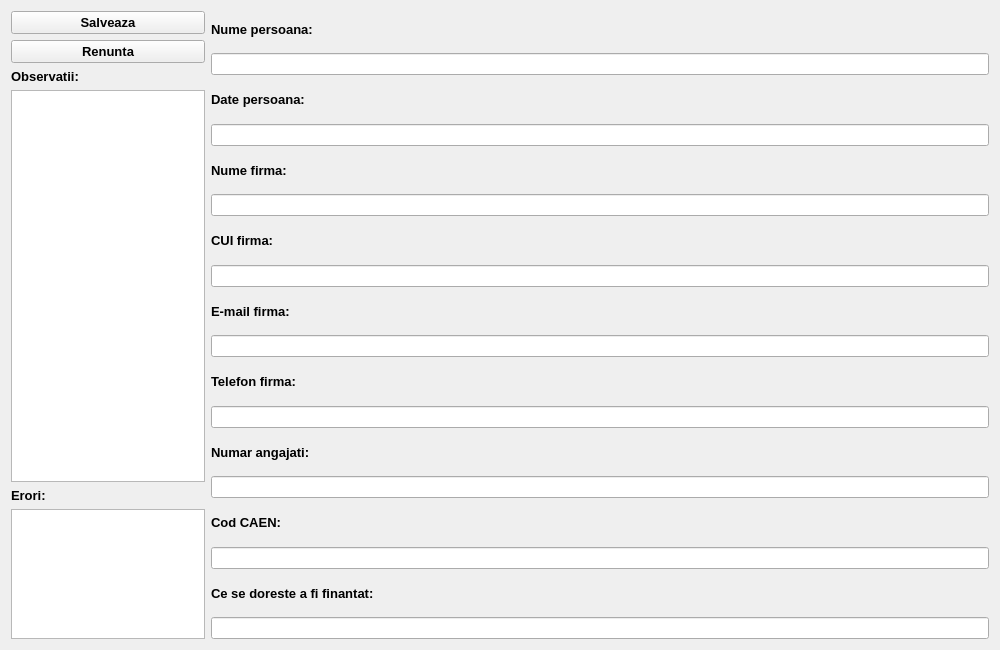
<?xml version="1.0" encoding="UTF-8"?>
<ui version="4.0">
 <class>Qmain_add_entry</class>
 <widget class="QWidget" name="Qmain_add_entry">
  <property name="geometry">
   <rect>
    <x>0</x>
    <y>0</y>
    <width>1000</width>
    <height>650</height>
   </rect>
  </property>
  <property name="windowTitle">
   <string>qtCRMInterface</string>
  </property>
  <layout class="QGridLayout" name="gridLayout">
   <item row="0" column="0">
    <layout class="QHBoxLayout" name="Qhorz_layout_main" stretch="1,4">
     <item>
      <layout class="QVBoxLayout" name="Qvert_layout_actions" stretch="1,1,0,3,0,1">
       <item>
        <widget class="QPushButton" name="Qbutton_save">
         <property name="font">
          <font>
           <pointsize>10</pointsize>
           <weight>75</weight>
           <bold>true</bold>
          </font>
         </property>
         <property name="cursor">
          <cursorShape>PointingHandCursor</cursorShape>
         </property>
         <property name="text">
          <string>Salveaza</string>
         </property>
        </widget>
       </item>
       <item>
        <widget class="QPushButton" name="Qbutton_abort">
         <property name="font">
          <font>
           <pointsize>10</pointsize>
           <weight>75</weight>
           <bold>true</bold>
          </font>
         </property>
         <property name="cursor">
          <cursorShape>PointingHandCursor</cursorShape>
         </property>
         <property name="text">
          <string>Renunta</string>
         </property>
        </widget>
       </item>
       <item>
        <widget class="QLabel" name="Qlabel_obs">
         <property name="font">
          <font>
           <pointsize>10</pointsize>
           <weight>75</weight>
           <bold>true</bold>
          </font>
         </property>
         <property name="text">
          <string>Observatii:</string>
         </property>
        </widget>
       </item>
       <item>
        <widget class="QPlainTextEdit" name="Qtext_obs"/>
       </item>
       <item>
        <widget class="QLabel" name="Qlabel_error">
         <property name="font">
          <font>
           <pointsize>10</pointsize>
           <weight>75</weight>
           <bold>true</bold>
          </font>
         </property>
         <property name="text">
          <string>Erori:</string>
         </property>
        </widget>
       </item>
       <item>
        <widget class="QPlainTextEdit" name="Qtext_error">
         <property name="cursor" stdset="0">
          <cursorShape>ForbiddenCursor</cursorShape>
         </property>
         <property name="readOnly">
          <bool>true</bool>
         </property>
        </widget>
       </item>
      </layout>
     </item>
     <item>
      <layout class="QVBoxLayout" name="Qvert_layout_boxes">
       <item>
        <layout class="QVBoxLayout" name="Qlayout_name_p" stretch="0,0">
         <item>
          <widget class="QLabel" name="Qlabel_name_p">
           <property name="font">
            <font>
             <pointsize>10</pointsize>
             <weight>75</weight>
             <bold>true</bold>
            </font>
           </property>
           <property name="text">
            <string>Nume persoana:</string>
           </property>
          </widget>
         </item>
         <item>
          <widget class="QLineEdit" name="Qtext_name_p"/>
         </item>
        </layout>
       </item>
       <item>
        <layout class="QVBoxLayout" name="Qlayout_dates">
         <item>
          <widget class="QLabel" name="Qlabel_dates">
           <property name="font">
            <font>
             <pointsize>10</pointsize>
             <weight>75</weight>
             <bold>true</bold>
            </font>
           </property>
           <property name="text">
            <string>Date persoana:</string>
           </property>
          </widget>
         </item>
         <item>
          <widget class="QLineEdit" name="Qtext_dates"/>
         </item>
        </layout>
       </item>
       <item>
        <layout class="QVBoxLayout" name="Qlayout_name_f">
         <item>
          <widget class="QLabel" name="Qlabel_name_f">
           <property name="font">
            <font>
             <pointsize>10</pointsize>
             <weight>75</weight>
             <bold>true</bold>
            </font>
           </property>
           <property name="text">
            <string>Nume firma:</string>
           </property>
          </widget>
         </item>
         <item>
          <widget class="QLineEdit" name="Qtext_name_f"/>
         </item>
        </layout>
       </item>
       <item>
        <layout class="QVBoxLayout" name="Qlayout_cui">
         <item>
          <widget class="QLabel" name="Qlabel_cui">
           <property name="font">
            <font>
             <pointsize>10</pointsize>
             <weight>75</weight>
             <bold>true</bold>
            </font>
           </property>
           <property name="text">
            <string>CUI firma:</string>
           </property>
          </widget>
         </item>
         <item>
          <widget class="QLineEdit" name="Qtext_cui"/>
         </item>
        </layout>
       </item>
       <item>
        <layout class="QVBoxLayout" name="Qlayout_email">
         <item>
          <widget class="QLabel" name="Qlabel_email">
           <property name="font">
            <font>
             <pointsize>10</pointsize>
             <weight>75</weight>
             <bold>true</bold>
            </font>
           </property>
           <property name="text">
            <string>E-mail firma:</string>
           </property>
          </widget>
         </item>
         <item>
          <widget class="QLineEdit" name="Qtext_email"/>
         </item>
        </layout>
       </item>
       <item>
        <layout class="QVBoxLayout" name="Qlayout_tel">
         <item>
          <widget class="QLabel" name="Qlabel_tel">
           <property name="font">
            <font>
             <pointsize>10</pointsize>
             <weight>75</weight>
             <bold>true</bold>
            </font>
           </property>
           <property name="text">
            <string>Telefon firma:</string>
           </property>
          </widget>
         </item>
         <item>
          <widget class="QLineEdit" name="Qtext_tel"/>
         </item>
        </layout>
       </item>
       <item>
        <layout class="QVBoxLayout" name="Qlayout_num_a">
         <item>
          <widget class="QLabel" name="Qlabel_num_a">
           <property name="font">
            <font>
             <pointsize>10</pointsize>
             <weight>75</weight>
             <bold>true</bold>
            </font>
           </property>
           <property name="text">
            <string>Numar angajati:</string>
           </property>
          </widget>
         </item>
         <item>
          <widget class="QLineEdit" name="Qtext_num_a"/>
         </item>
        </layout>
       </item>
       <item>
        <layout class="QVBoxLayout" name="Qlayout_caen">
         <item>
          <widget class="QLabel" name="Qlabel_caen">
           <property name="font">
            <font>
             <pointsize>10</pointsize>
             <weight>75</weight>
             <bold>true</bold>
            </font>
           </property>
           <property name="text">
            <string>Cod CAEN:</string>
           </property>
          </widget>
         </item>
         <item>
          <widget class="QLineEdit" name="Qtext_caen"/>
         </item>
        </layout>
       </item>
       <item>
        <layout class="QVBoxLayout" name="Qlayout_fund">
         <item>
          <widget class="QLabel" name="Qlabel_fund">
           <property name="font">
            <font>
             <pointsize>10</pointsize>
             <weight>75</weight>
             <bold>true</bold>
            </font>
           </property>
           <property name="text">
            <string>Ce se doreste a fi finantat:</string>
           </property>
          </widget>
         </item>
         <item>
          <widget class="QLineEdit" name="Qtext_fund"/>
         </item>
        </layout>
       </item>
      </layout>
     </item>
    </layout>
   </item>
  </layout>
 </widget>
 <resources/>
 <connections/>
</ui>
